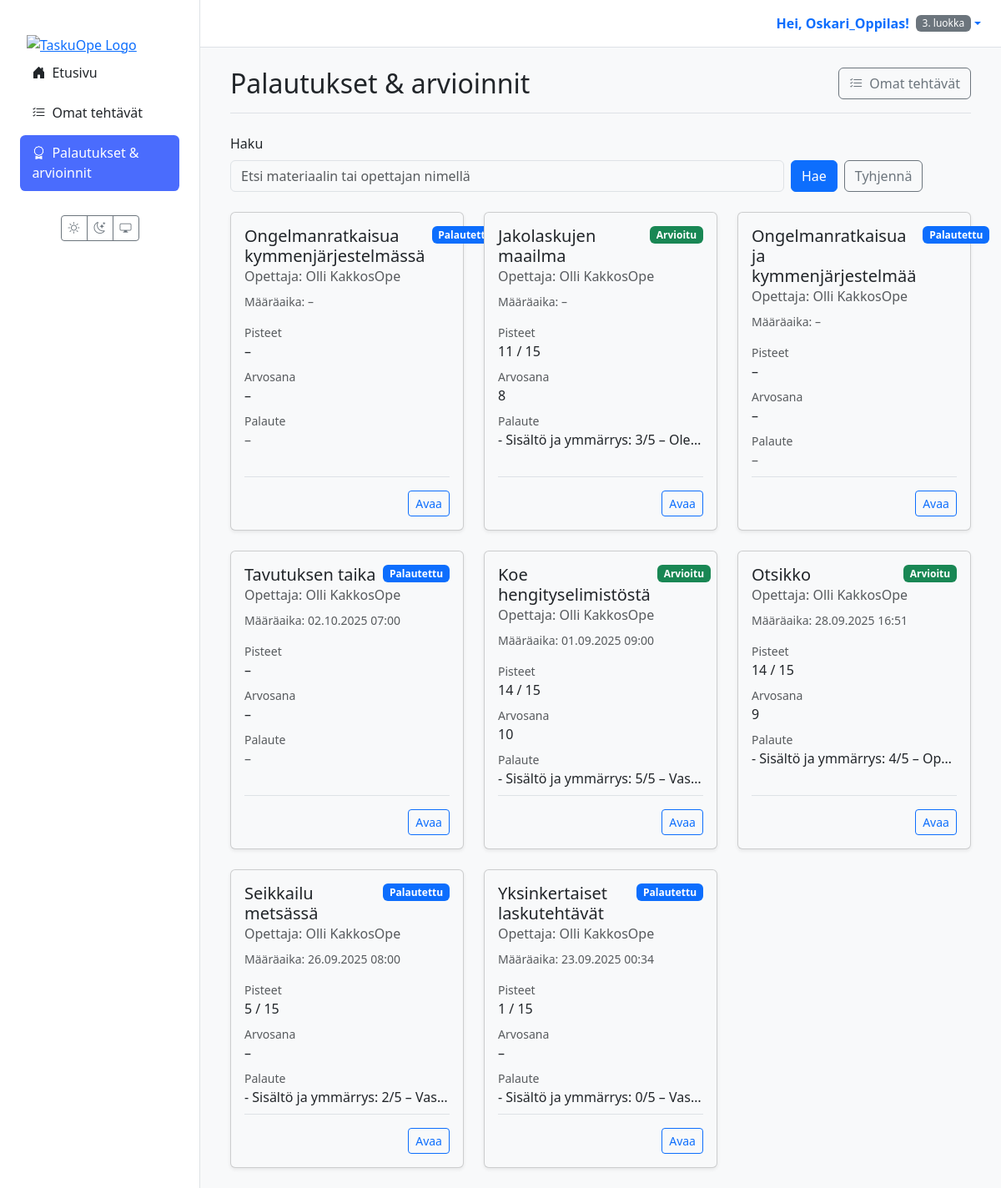
The page /oppilas/palautukset/ (signed in) on the database as committed earlier.
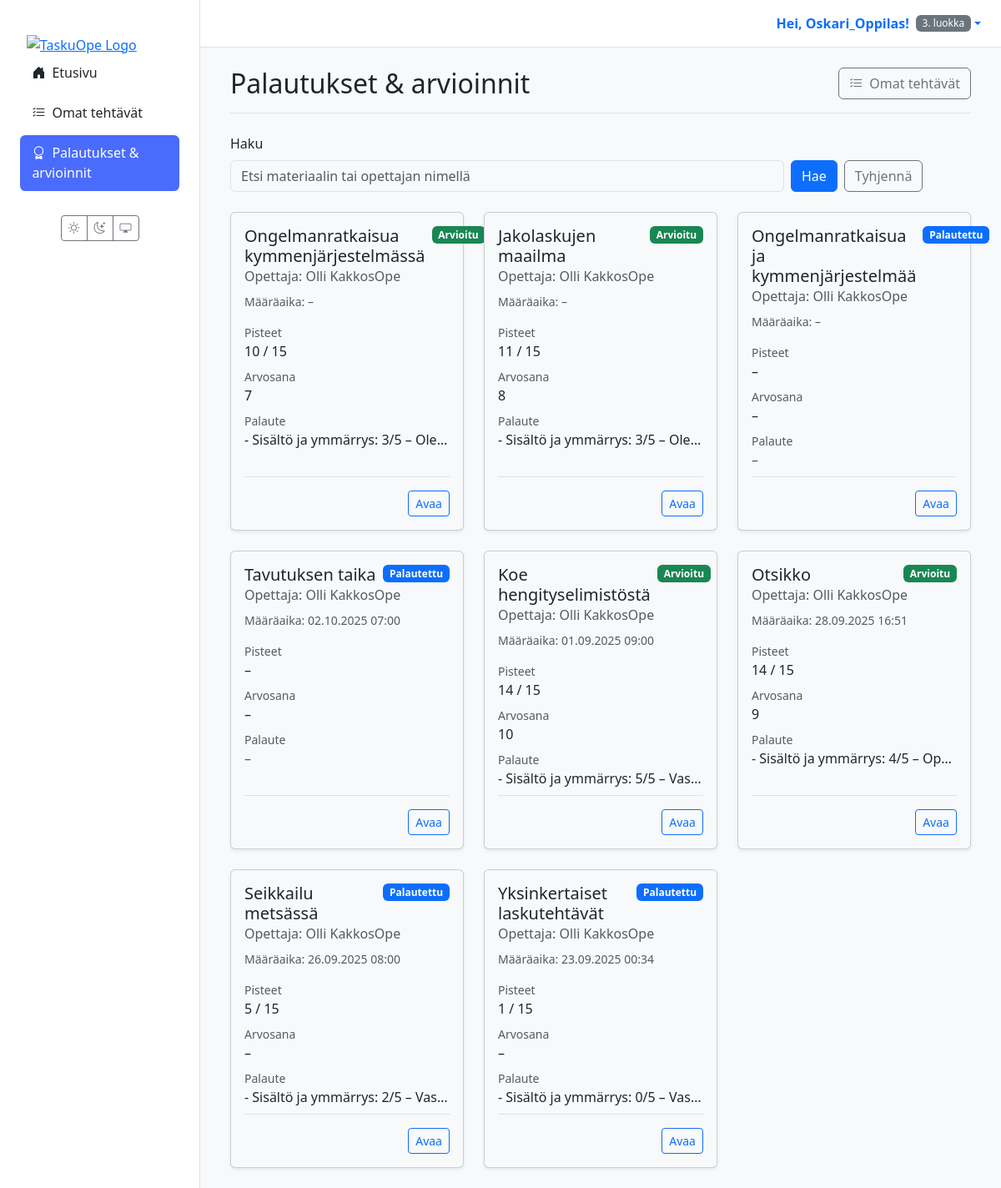
The same page on the database as committed later.
### materials/models.py (models this page shows, shortened)
class Assignment(models.Model):
    class Status(models.TextChoices):
        ASSIGNED = "ASSIGNED", _("Annettu")
        IN_PROGRESS = "IN_PROGRESS", _("Kesken")
        SUBMITTED = "SUBMITTED", _("Palautettu")
        GRADED = "GRADED", _("Arvioitu")
    id = models.UUIDField(primary_key=True, default=uuid.uuid4, editable=False)
    material = models.ForeignKey(Material, on_delete=models.CASCADE, verbose_name=_("Materiaali"))
    student = models.ForeignKey(
        settings.AUTH_USER_MODEL,
        related_name='assignments',
        on_delete=models.CASCADE,
        limit_choices_to={'role': 'STUDENT'},
        verbose_name=_("Oppilas"),
    )
    assigned_by = models.ForeignKey(
        settings.AUTH_USER_MODEL,
        related_name='assigned_tasks',
        on_delete=models.CASCADE,
        limit_choices_to={'role': 'TEACHER'},
        verbose_name=_("Antanut opettaja"),
    )
    due_at = models.DateTimeField(null=True, blank=True, verbose_name=_("Määräaika"))
    status = models.CharField(max_length=20, choices=Status.choices, default=Status.ASSIGNED, verbose_name=_("Tila"))
    draft_response = models.TextField(blank=True, null=True, verbose_name=_("Luonnosvastaus"))
    created_at = models.DateTimeField(auto_now_add=True, verbose_name=_("Luotu"))
    class Meta:
        constraints = [
            models.UniqueConstraint(fields=['material', 'student'], name='unique_assignment_per_student'),
        ]
        indexes = [
            models.Index(fields=['status']),
            models.Index(fields=['due_at']),
            models.Index(fields=['student']),
            models.Index(fields=['assigned_by']),
        ]
        verbose_name = _("Tehtävänanto")
        verbose_name_plural = _("Tehtävänannot")

class Submission(models.Model):
    class Status(models.TextChoices):
        IN_PROGRESS = 'IN_PROGRESS', _('Kesken')
        SUBMITTED = 'SUBMITTED', _('Palautettu')
    id = models.UUIDField(primary_key=True, default=uuid.uuid4, editable=False)
    assignment = models.ForeignKey('materials.Assignment', on_delete=models.CASCADE, related_name='submissions', verbose_name=_("Tehtävänanto"))
    student = models.ForeignKey(
        settings.AUTH_USER_MODEL,
        on_delete=models.CASCADE,
        limit_choices_to={'role': 'STUDENT'},
        verbose_name=_("Oppilas"),
    )
    status = models.CharField(max_length=20, choices=Status.choices, default=Status.SUBMITTED, verbose_name=_("Tila"))
    grade = models.IntegerField(
        null=True,
        blank=True,
        validators=[MinValueValidator(4), MaxValueValidator(10)],
        help_text=_("Numeroarvosana 4–10"),
        verbose_name=_("Arvosana"),
    )
    score = models.DecimalField(
        max_digits=6,
        decimal_places=2,
        null=True,
        blank=True,
        help_text=_("Saadut pisteet"),
        verbose_name=_("Pisteet"),
    )
    max_score = models.DecimalField(
        max_digits=6,
        decimal_places=2,
        null=True,
        blank=True,
        help_text=_("Maksimipisteet"),
        verbose_name=_("Maksimipisteet"),
    )
    feedback = models.TextField(blank=True, help_text=_("Opettajan palaute"), verbose_name=_("Palaute"))
    response = models.TextField(blank=True, verbose_name=_("Vastaus"))
    created_at = models.DateTimeField(auto_now_add=True, verbose_name=_("Luotu"))
    started_at = models.DateTimeField(auto_now_add=True, verbose_name=_("Aloitettu"))
    submitted_at = models.DateTimeField(null=True, blank=True, verbose_name=_("Palautettu"))
    graded_at = models.DateTimeField(null=True, blank=True, verbose_name=_("Arvioitu"))
    class Meta:
        verbose_name = _("Palautus")
        verbose_name_plural = _("Palautukset")

class Material(models.Model):
    class MaterialType(models.TextChoices):
        TASK = 'tehtävä', _('Tehtävä')
        LEARNING_MATERIAL = 'oppimateriaali', _('Oppimateriaali')
        TEST = 'testi', _('Testi')
        EXAM = 'koe', _('Koe')
        VIDEO = 'video', _('Video')
        GAME = 'peli', _('Peli')
    class Status(models.TextChoices):
        DRAFT = 'DRAFT', _('Luonnos')
        PENDING_APPROVAL = 'PENDING', _('Odottaa hyväksyntää')
        APPROVED = 'APPROVED', _('Hyväksytty')
        REJECTED = 'REJECTED', _('Hylätty')
    GRADE_CHOICES = [(str(i), f"{i}. luokka") for i in range(1, 7)]
    id = models.UUIDField(primary_key=True, default=uuid.uuid4, editable=False)
    title = models.CharField(max_length=255, verbose_name=_("Otsikko"))
    content = models.TextField(
        verbose_name=_("Sisältö"),
        help_text=_("Raakasisältö, esim. AI:n tuottama teksti.")
    )
    structured_content = models.JSONField(
        null=True,
        blank=True,
        verbose_name=_("Jäsennelty sisältö"),
        help_text=_("Esim. monivalinnat tai tehtävän rakenne JSON-muodossa.")
    )
    material_type = models.CharField(
        max_length=50,
        choices=MaterialType.choices,
        default=MaterialType.TASK,
        verbose_name=_("Materiaalin tyyppi"),
    )
    subject = models.CharField(max_length=100, null=True, blank=True, verbose_name=_("Aine"))
    grade_level = models.CharField(
        max_length=20,
        choices=GRADE_CHOICES,
        null=True,
        blank=True,
        verbose_name=_("Luokka-aste"),
    )
    audience = models.JSONField(
        null=True,
        blank=True,
        verbose_name=_("Kohderyhmä"),
        help_text=_("Esim. {'learning_styles': ['visuaalinen'], 'languages': ['fi']}")
    )
    author = models.ForeignKey(
        settings.AUTH_USER_MODEL,
        related_name='authored_materials',
        on_delete=models.CASCADE,
        limit_choices_to={'role': 'TEACHER'},
        verbose_name=_("Tekijä (opettaja)"),
    )
    prompt = models.ForeignKey(
        Prompt,
        on_delete=models.SET_NULL,
        null=True,
        blank=True,
        verbose_name=_("Kehoite"),
    )
    status = models.CharField(
        max_length=50,
        choices=Status.choices,
        default=Status.DRAFT,
        verbose_name=_("Tila"),
    )
    version = models.IntegerField(default=1, verbose_name=_("Versio"))
    parent = models.ForeignKey(
        'self',
        on_delete=models.SET_NULL,
        null=True,
        blank=True,
        related_name='versions',
        verbose_name=_("Edellinen versio"),
    )
    created_at = models.DateTimeField(auto_now_add=True, verbose_name=_("Luotu"))
    updated_at = models.DateTimeField(auto_now=True, verbose_name=_("Päivitetty"))
    class Meta:
        verbose_name = _("Materiaali")
        verbose_name_plural = _("Materiaalit")

### users/models.py (models this page shows)
class CustomUser(AbstractUser):
    class Role(models.TextChoices):
        TEACHER = 'TEACHER', 'Teacher'
        STUDENT = 'STUDENT', 'Student'
    role = models.CharField(max_length=50, choices=Role.choices, default=Role.STUDENT)
    grade_class = models.PositiveSmallIntegerField(
        verbose_name="Luokka-aste",
        null=True,  # Salli tyhjä arvo (esim. opettajat)
        blank=True, # Ei pakollinen lomakkeissa
        choices=[(i, f"{i}. luokka") for i in range(1, 10)] # Valinnat 1-9
    )

### materials/views.py (the view, shortened to what this page needs)
# urls.py: path("oppilas/palautukset/", views.student_grades_view, name="student_grades"),
@login_required(login_url='kirjaudu')
def student_grades_view(request):
    if request.user.role != 'STUDENT':
        return redirect('dashboard')
    q = (request.GET.get('q') or '').strip()
    qs = (Assignment.objects
          .select_related('material', 'assigned_by')
          .filter(student=request.user, status__in=['SUBMITTED', 'GRADED'])
          .order_by('-created_at'))
    paginator = Paginator(qs, 10)
    page_number = request.GET.get('page')
    page_obj = paginator.get_page(page_number)
    return render(request, 'student/grades.html', {
        'assignments': page_obj,
        'q': q,
        'page_obj': page_obj,
        'now': timezone.now(),
    })

### templates/student/grades.html (shortened to what this page needs)
{% extends 'partials/base.html' %}
{% block content %}
<div class="container-fluid">
  <div class="d-flex justify-content-between align-items-center mb-4 border-bottom pb-3">
    <h1 class="h2 mb-0">Palautukset & arvioinnit</h1>
    <a href="{% url 'student_assignments' %}" class="btn btn-outline-secondary">
      <i class="bi bi-list-check me-1"></i> Omat tehtävät
    </a>
  </div>
  <form class="row g-2 align-items-end mb-4" method="get" action=".">
    <div class="col-12 col-md-9">
      <label class="form-label">Haku</label>
      <input class="form-control" type="search" name="q" value="{{ q }}" placeholder="Etsi materiaalin tai opettajan nimellä">
    </div>
    <div class="col-12 col-md-3 d-flex gap-2">
      <button class="btn btn-primary" type="submit">Hae</button>
      <a class="btn btn-outline-secondary" href=".">Tyhjennä</a>
    </div>
  </form>
  <section class="materials-list">
    <div class="row row-cols-1 row-cols-md-2 row-cols-xl-3 g-4">
      {% for a in assignments %}
      {% with sub=a.submissions.last %}
      <div class="col">
        <div class="card h-100 shadow-sm">
          <div class="card-body d-flex flex-column">
            <div class="d-flex justify-content-between align-items-start gap-2">
              <h5 class="card-title mb-1">{{ a.material.title }}</h5>
              <span class="badge
                {% if a.status == 'GRADED' %}bg-success
                {% elif a.status == 'SUBMITTED' %}bg-primary
                {% else %}bg-secondary{% endif %}">
                {{ a.get_status_display }}
              </span>
            </div>
            <p class="card-subtitle mb-2 text-muted">
              Opettaja: {{ a.assigned_by.get_full_name|default:a.assigned_by.username }}
            </p>
            <p class="mb-3 small text-muted">
              Määräaika: {{ a.due_at|date:"d.m.Y H:i"|default:"–" }}
            </p>
            <div class="mb-2">
              <div class="small text-muted">Pisteet</div>
              <div class="fw-medium">
                {% if sub and sub.score is not None %}
                  {{ sub.score|floatformat:"-2" }}{% if sub.max_score is not None %} / {{ sub.max_score|floatformat:"-2" }}{% endif %}
                {% else %}–{% endif %}
              </div>
            </div>
            <div class="mb-2">
                <div class="small text-muted">Arvosana</div>
                <div class="fw-medium">{{ sub.grade|default:"–" }}</div>
            </div>
            <div class="mb-2">
              <div class="small text-muted">Palaute</div>
              {% if sub and sub.feedback %}
                <p class="text-truncate mb-0">{{ sub.feedback }}</p>
              {% else %}
                <span class="text-muted">–</span>
              {% endif %}
            </div>
            <div class="mt-auto pt-3 border-top">
              <div class="d-flex justify-content-end">
                <a class="btn btn-sm btn-outline-primary" href="{% url 'assignment_detail' assignment_id=a.id %}">
                  Avaa
                </a>
              </div>
            </div>
          </div>
        </div>
      </div>
      {% endwith %}
      {% empty %}
      <div class="col-12">
        <div class="alert alert-secondary mb-0" role="alert">
          Ei palautettuja tai arvioituja tehtäviä vielä.
        </div>
      </div>
      {% endfor %}
    </div>
  </section>
</div>
{% endblock %}

Rows that differ between the two databases and show on the page:
changed Assignment "Ongelmanratkaisua kymmenjärjestelmässä": status "Palautettu" → "Arvioitu"; submissions.last.score (not shown) → "10"; submissions.last.max_score (not shown) → "15"; submissions.last.grade "–" → "7"; submissions.last.feedback (not shown) → "- Sisältö ja ymmärrys: 3/5 – Ole…"; text "– –" → "/"
